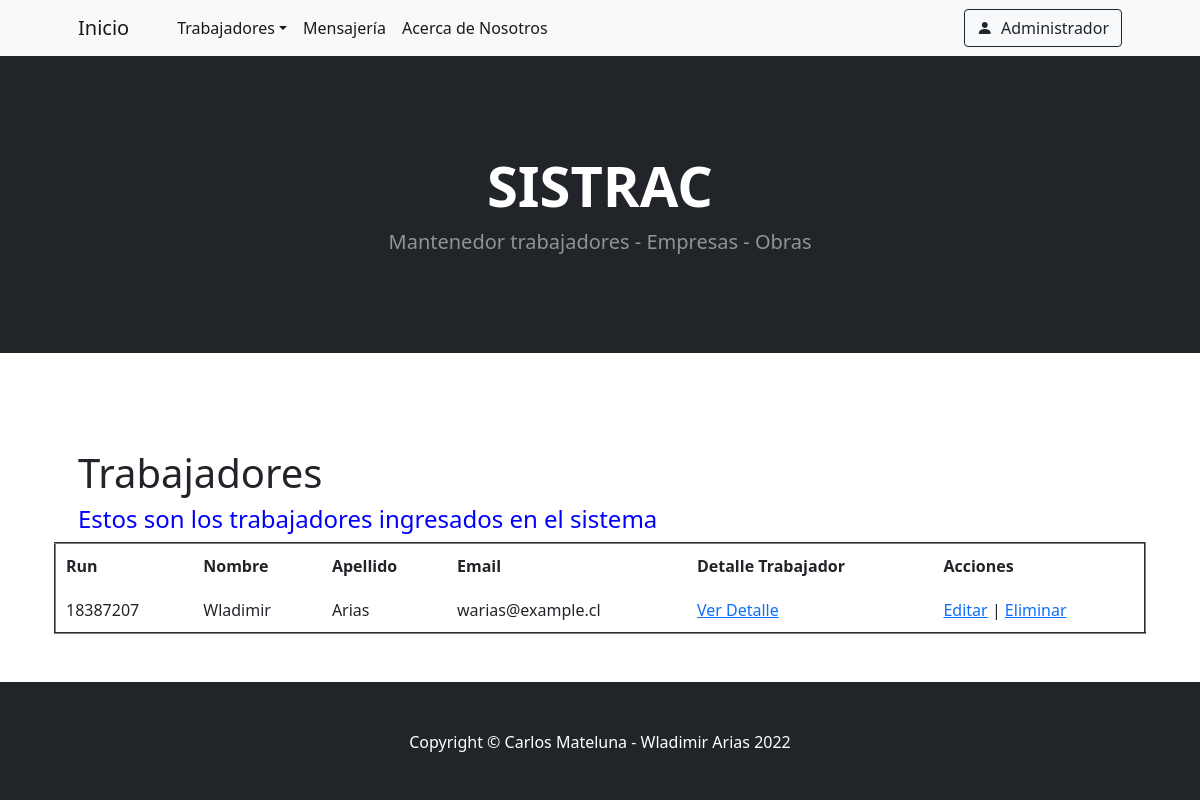
The app's page /app/lista_trabajadores/ (signed in) with its own data.
### app/models.py (models this page shows, shortened)
class Trabajadores(models.Model):
    run = models.IntegerField()
    nombre = models.CharField(max_length=250)
    apellido = models.CharField(max_length=250)
    edad = models.IntegerField()
    email = models.EmailField()
    cargo = models.CharField(max_length=100)
    imagen_cargo = models.ImageField(upload_to="trabajadores", null=True, blank=True)
    user = models.ForeignKey(User, on_delete=models.CASCADE)
    fecha_ingreso = models.DateField()

### app/views.py (the view)
# urls.py: path("lista_trabajadores/", lista_trabajadores, name="app-list-trabajadores"),
@login_required
def lista_trabajadores(request, id=None):
    errores = ""
    trabajadores = Trabajadores.objects.all().order_by("nombre")
    contexto = {"listado_trabajadores": trabajadores, "errores": errores}
    return render(request, "app/trabajadores.html", contexto)

### app/templates/app/trabajadores.html (shortened to what this page needs)
{% extends 'app/base.html' %} {% block contenido %}
<h1>Trabajadores</h1>
<h4 style="color: blue;">Estos son los trabajadores ingresados en el sistema</h4>
 {% if listado_trabajadores %}
<table cellspacing="10" cellpadding="10" border="2">
    <thead>
        <tr>
            <th>Run</th>
            <th>Nombre</th>
            <th>Apellido</th>
            <th>Email</th>
            <th>Detalle Trabajador</th>
            <th>Acciones</th>
        </tr>
    </thead>
    <tbody>
        {% for trabajador in listado_trabajadores %}
        <tr>
            <td>{{ trabajador.run }}</td>
            <td>{{ trabajador.nombre }}</td>
            <td>{{ trabajador.apellido }}</td>
            <td>{{ trabajador.email }}</td>
            <td><a href="{% url 'app-detalle-trabajador' trabajador.id %}">Ver Detalle</a></td>
            <td><a href="{% url 'app-editar-trabajador' trabajador.id %}">Editar</a> | <a href="{% url 'app-confirm-eliminar-trabajador' trabajador.id %}">Eliminar</a></td>
        </tr>
        {% endfor %}
    </tbody>
</table>
{% else %}
<p>No hay trabajadores ingresados en el sistema</p>
{% endif %} {% endblock %}

### app/templates/app/base.html (shortened to what this page needs)
<!DOCTYPE html>
<html lang="en">
<head>
    {% load static %}
    <link href="https://cdn.jsdelivr.net/npm/bootstrap-icons@1.5.0/font/bootstrap-icons.css" rel="stylesheet" />
    <link href="{% static 'app/css/styles.css' %}" rel="stylesheet" />
</head>
<body>
    <nav class="navbar navbar-expand-lg navbar-light bg-light">
        <div class="container px-4 px-lg-5">
            <a class="navbar-brand" href="{% url 'app-inicio' %}">Inicio</a>
            <div class="collapse navbar-collapse" id="navbarSupportedContent">
                <ul class="navbar-nav me-auto mb-2 mb-lg-0 ms-lg-4">
                    <li class="nav-item dropdown">
                        <a class="nav-link dropdown-toggle active" id="navbarDropdown" href="#" role="button" data-bs-toggle="dropdown" aria-expanded="false">Trabajadores</a>
                    </li>
                    <li class="nav-item"><a class="nav-link active" aria-current="page" href="{% url 'app-mensajeria' %}">Mensajería</a></li>
                    <li class="nav-item"><a class="nav-link active" aria-current="page" href="{% url 'auth-about' %}">Acerca de Nosotros</a></li>
                </ul>
                {% if request.user.is_authenticated %}
                <ul class="navbar-nav  mb-2 mb-lg-0 ms-lg-4">
                    <li class="nav-item dropdown">
                        <a class="btn btn-outline-dark" id="navbarDropdown" href="#" role="button" data-bs-toggle="dropdown" aria-expanded="false"><i class="bi bi-person-fill me-1"></i> {{ request.user.username.capitalize }}</a>
                    </li>
                </ul>
                {% else %}
                <ul class="navbar-nav  mb-2 mb-lg-0 ms-lg-4">
                    <li class="nav-item dropdown">
                        <a class="btn btn-outline-dark " id="navbarDropdown" href="{% url 'auth-login' %}" aria-expanded="false"><i class="bi bi-person-fill me-1"></i> Iniciar Sesión</a>
                    </li>
                </ul>
                {% endif %}
            </div>
        </div>
    </nav>
    <header class="bg-dark py-5">
        <div class="container px-4 px-lg-5 my-5">
            <div class="text-center text-white">
                <h1 class="display-4 fw-bolder">SISTRAC</h1>
                <p class="lead fw-normal text-white-50 mb-0">Mantenedor trabajadores - Empresas - Obras</p>
            </div>
        </div>
    </header>
    <section class="py-5">
        <div class="container px-4 px-lg-5 mt-5">
            <div class="row gx-4 gx-lg-5 row-cols-md-1 justify-content-center">
                {% block contenido %} {% endblock %}
            </div>
        </div>
    </section>
    <footer class="py-5 bg-dark">
        <div class="container">
            <p class="m-0 text-center text-white">Copyright &copy; Carlos Mateluna - Wladimir Arias 2022</p>
        </div>
    </footer>
</body>
</html>

### records on screen
Trabajadores: run "18387207", nombre "Wladimir", apellido "Arias", email "warias@example.cl"

### other values on screen
{{ request.user.username.capitalize }} "Administrador"
